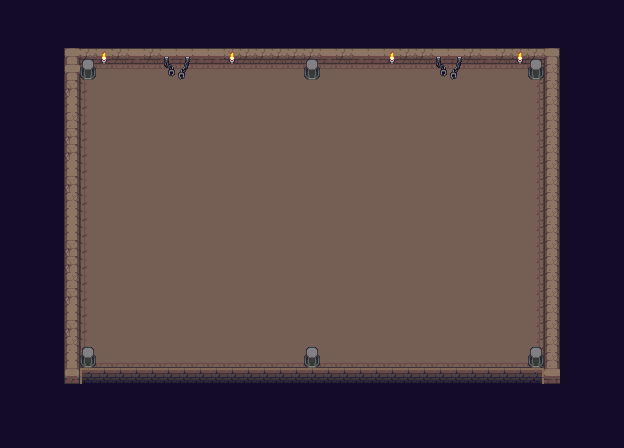

A level layout from a 2D game, rendered from its tile map. Below: a short description, then the map file with its tile-grid data intact:
An orthogonal 39x28 tile map with 16x16 px tiles, 2 tile layers (Tile Layer 1, Tile Layer 2).

<map version="1.0" tiledversion="1.1.5" orientation="orthogonal" renderorder="right-down" width="39" height="28" tilewidth="16" tileheight="16" infinite="0" nextobjectid="1">
 <tileset firstgid="1" source="tiles_dungeon_v1.1.tsx" />
 <layer name="Tile Layer 1" width="39" height="28">
  <data encoding="csv">
36,36,36,36,36,36,36,36,36,36,36,36,36,36,36,36,36,36,36,36,36,36,36,36,36,36,36,36,36,36,36,36,36,36,36,36,36,36,36,
36,36,36,36,36,36,36,36,36,36,36,36,36,36,36,36,36,36,36,36,36,36,36,36,36,36,36,36,36,36,36,36,36,36,36,36,36,36,36,
36,36,36,36,36,36,36,36,36,36,36,36,36,36,36,36,36,36,36,36,36,36,36,36,36,36,36,36,36,36,36,36,36,36,36,36,36,36,36,
36,36,36,36,229,190,168,190,168,190,168,168,168,168,190,190,190,190,190,190,168,190,168,168,168,190,190,168,168,190,168,190,190,190,227,36,36,36,36,
36,36,36,36,229,90,91,91,91,91,91,91,91,91,91,91,91,91,91,91,91,91,91,91,91,91,91,91,91,91,91,91,91,92,210,36,36,36,36,
36,36,36,36,230,110,111,111,111,111,111,111,111,111,111,111,111,111,111,111,111,111,111,111,111,111,111,111,111,111,111,111,111,112,210,36,36,36,36,
36,36,36,36,206,110,111,111,111,111,111,111,111,111,111,111,111,111,111,111,111,111,111,111,111,111,111,111,111,111,111,111,111,112,210,36,36,36,36,
36,36,36,36,210,110,111,111,111,111,111,111,111,111,111,111,111,111,111,111,111,111,111,111,111,111,111,111,111,111,111,111,111,112,210,36,36,36,36,
36,36,36,36,230,110,111,111,111,111,111,111,111,111,111,111,111,111,111,111,111,111,111,111,111,111,111,111,111,111,111,111,111,112,210,36,36,36,36,
36,36,36,36,230,110,111,111,111,111,111,111,111,111,111,111,111,111,111,111,111,111,111,111,111,111,111,111,111,111,111,111,111,112,210,36,36,36,36,
36,36,36,36,206,110,111,111,111,111,111,111,111,111,111,111,111,111,111,111,111,111,111,111,111,111,111,111,111,111,111,111,111,112,210,36,36,36,36,
36,36,36,36,230,110,111,111,111,111,111,111,111,111,111,111,111,111,111,111,111,111,111,111,111,111,111,111,111,111,111,111,111,112,210,36,36,36,36,
36,36,36,36,210,110,111,111,111,111,111,111,111,111,111,111,111,111,111,111,111,111,111,111,111,111,111,111,111,111,111,111,111,112,210,36,36,36,36,
36,36,36,36,206,110,111,111,111,111,111,111,111,111,111,111,111,111,111,111,111,111,111,111,111,111,111,111,111,111,111,111,111,112,210,36,36,36,36,
36,36,36,36,206,110,111,111,111,111,111,111,111,111,111,111,111,111,111,111,111,111,111,111,111,111,111,111,111,111,111,111,111,112,210,36,36,36,36,
36,36,36,36,230,110,111,111,111,111,111,111,111,111,111,111,111,111,111,111,111,111,111,111,111,111,111,111,111,111,111,111,111,112,210,36,36,36,36,
36,36,36,36,230,110,111,111,111,111,111,111,111,111,111,111,111,111,111,111,111,111,111,111,111,111,111,111,111,111,111,111,111,112,210,36,36,36,36,
36,36,36,36,210,110,111,111,111,111,111,111,111,111,111,111,111,111,111,111,111,111,111,111,111,111,111,111,111,111,111,111,111,112,210,36,36,36,36,
36,36,36,36,230,110,111,111,111,111,111,111,111,111,111,111,111,111,111,111,111,111,111,111,111,111,111,111,111,111,111,111,111,112,210,36,36,36,36,
36,36,36,36,206,110,111,111,111,111,111,111,111,111,111,111,111,111,111,111,111,111,111,111,111,111,111,111,111,111,111,111,111,112,210,36,36,36,36,
36,36,36,36,230,110,111,111,111,111,111,111,111,111,111,111,111,111,111,111,111,111,111,111,111,111,111,111,111,111,111,111,111,112,210,36,36,36,36,
36,36,36,36,210,110,111,111,111,111,111,111,111,111,111,111,111,111,111,111,111,111,111,111,111,111,111,111,111,111,111,111,111,112,210,36,36,36,36,
36,36,36,36,206,130,131,131,131,131,131,131,131,131,131,131,131,131,131,131,131,131,131,131,131,131,131,131,131,131,131,131,131,132,210,36,36,36,36,
36,36,36,36,226,95,96,96,96,96,96,96,96,96,96,96,96,96,96,96,96,96,96,96,96,96,96,96,96,96,96,96,96,97,209,36,36,36,36,
36,36,36,36,36,36,36,36,36,36,36,36,36,36,36,36,36,36,36,36,36,36,36,36,36,36,36,36,36,36,36,36,36,36,36,36,36,36,36,
36,36,36,36,36,36,36,36,36,36,36,36,36,36,36,36,36,36,36,36,36,36,36,36,36,36,36,36,36,36,36,36,36,36,36,36,36,36,36,
36,36,36,36,36,36,36,36,36,36,36,36,36,36,36,36,36,36,36,36,36,36,36,36,36,36,36,36,36,36,36,36,36,36,36,36,36,36,36,
36,36,36,36,36,36,36,36,36,36,36,36,36,36,36,36,36,36,36,36,36,36,36,36,36,36,36,36,36,36,36,36,36,36,36,36,36,36,36
</data>
 </layer>
 <layer name="Tile Layer 2" width="39" height="28">
  <data encoding="csv">
0,0,0,0,0,0,0,0,0,0,0,0,0,0,0,0,0,0,0,0,0,0,0,0,0,0,0,0,0,0,0,0,0,0,0,0,0,0,0,
0,0,0,0,0,0,0,0,0,0,0,0,0,0,0,0,0,0,0,0,0,0,0,0,0,0,0,0,0,0,0,0,0,0,0,0,0,0,0,
0,0,0,0,0,0,0,0,0,0,0,0,0,0,0,0,0,0,0,0,0,0,0,0,0,0,0,0,0,0,0,0,0,0,0,0,0,0,0,
0,0,0,0,0,346,301,0,0,0,355,356,0,0,301,0,0,0,0,346,0,0,0,0,301,0,0,355,356,0,0,0,301,346,0,0,0,0,0,
0,0,0,0,0,366,0,0,0,0,375,376,0,0,0,0,0,0,0,366,0,0,0,0,0,0,0,375,376,0,0,0,0,366,0,0,0,0,0,
0,0,0,0,0,0,0,0,0,0,0,0,0,0,0,0,0,0,0,0,0,0,0,0,0,0,0,0,0,0,0,0,0,0,0,0,0,0,0,
0,0,0,0,0,0,0,0,0,0,0,0,0,0,0,0,0,0,0,0,0,0,0,0,0,0,0,0,0,0,0,0,0,0,0,0,0,0,0,
0,0,0,0,0,0,0,0,0,0,0,0,0,0,0,0,0,0,0,0,0,0,0,0,0,0,0,0,0,0,0,0,0,0,0,0,0,0,0,
0,0,0,0,0,0,0,0,0,0,0,0,0,0,0,0,0,0,0,0,0,0,0,0,0,0,0,0,0,0,0,0,0,0,0,0,0,0,0,
0,0,0,0,0,0,0,0,0,0,0,0,0,0,0,0,0,0,0,0,0,0,0,0,0,0,0,0,0,0,0,0,0,0,0,0,0,0,0,
0,0,0,0,0,0,0,0,0,0,0,0,0,0,0,0,0,0,0,0,0,0,0,0,0,0,0,0,0,0,0,0,0,0,0,0,0,0,0,
0,0,0,0,0,0,0,0,0,0,0,0,0,0,0,0,0,0,0,0,0,0,0,0,0,0,0,0,0,0,0,0,0,0,0,0,0,0,0,
0,0,0,0,0,0,0,0,0,0,0,0,0,0,0,0,0,0,0,0,0,0,0,0,0,0,0,0,0,0,0,0,0,0,0,0,0,0,0,
0,0,0,0,0,0,0,0,0,0,0,0,0,0,0,0,0,0,0,0,0,0,0,0,0,0,0,0,0,0,0,0,0,0,0,0,0,0,0,
0,0,0,0,0,0,0,0,0,0,0,0,0,0,0,0,0,0,0,0,0,0,0,0,0,0,0,0,0,0,0,0,0,0,0,0,0,0,0,
0,0,0,0,0,0,0,0,0,0,0,0,0,0,0,0,0,0,0,0,0,0,0,0,0,0,0,0,0,0,0,0,0,0,0,0,0,0,0,
0,0,0,0,0,0,0,0,0,0,0,0,0,0,0,0,0,0,0,0,0,0,0,0,0,0,0,0,0,0,0,0,0,0,0,0,0,0,0,
0,0,0,0,0,0,0,0,0,0,0,0,0,0,0,0,0,0,0,0,0,0,0,0,0,0,0,0,0,0,0,0,0,0,0,0,0,0,0,
0,0,0,0,0,0,0,0,0,0,0,0,0,0,0,0,0,0,0,0,0,0,0,0,0,0,0,0,0,0,0,0,0,0,0,0,0,0,0,
0,0,0,0,0,0,0,0,0,0,0,0,0,0,0,0,0,0,0,0,0,0,0,0,0,0,0,0,0,0,0,0,0,0,0,0,0,0,0,
0,0,0,0,0,0,0,0,0,0,0,0,0,0,0,0,0,0,0,0,0,0,0,0,0,0,0,0,0,0,0,0,0,0,0,0,0,0,0,
0,0,0,0,0,346,0,0,0,0,0,0,0,0,0,0,0,0,0,346,0,0,0,0,0,0,0,0,0,0,0,0,0,346,0,0,0,0,0,
0,0,0,0,0,366,0,0,0,0,0,0,0,0,0,0,0,0,0,366,0,0,0,0,0,0,0,0,0,0,0,0,0,366,0,0,0,0,0,
0,0,0,0,0,0,0,0,0,0,0,0,0,0,0,0,0,0,0,0,0,0,0,0,0,0,0,0,0,0,0,0,0,0,0,0,0,0,0,
0,0,0,0,0,0,0,0,0,0,0,0,0,0,0,0,0,0,0,0,0,0,0,0,0,0,0,0,0,0,0,0,0,0,0,0,0,0,0,
0,0,0,0,0,0,0,0,0,0,0,0,0,0,0,0,0,0,0,0,0,0,0,0,0,0,0,0,0,0,0,0,0,0,0,0,0,0,0,
0,0,0,0,0,0,0,0,0,0,0,0,0,0,0,0,0,0,0,0,0,0,0,0,0,0,0,0,0,0,0,0,0,0,0,0,0,0,0,
0,0,0,0,0,0,0,0,0,0,0,0,0,0,0,0,0,0,0,0,0,0,0,0,0,0,0,0,0,0,0,0,0,0,0,0,0,0,0
</data>
 </layer>
</map>
